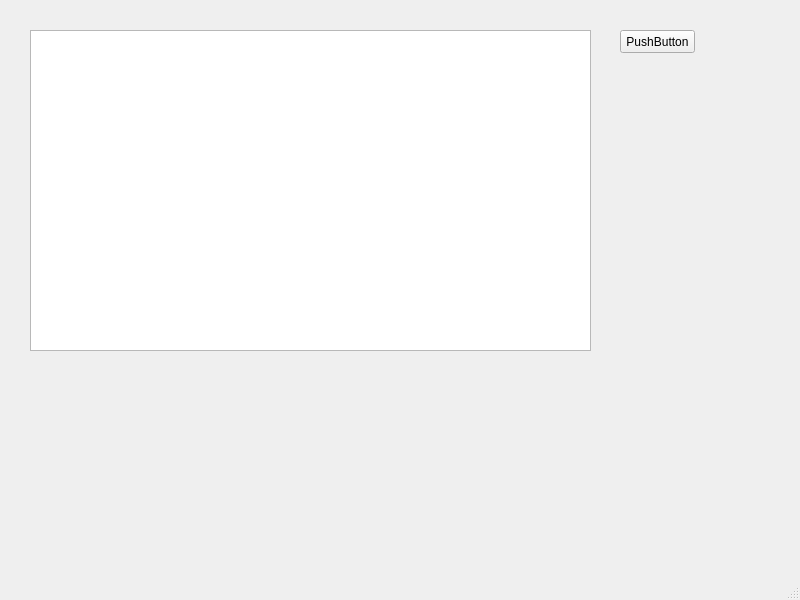
<?xml version="1.0" encoding="UTF-8"?>
<ui version="4.0">
 <class>MainWindow</class>
 <widget class="QMainWindow" name="MainWindow">
  <property name="geometry">
   <rect>
    <x>0</x>
    <y>0</y>
    <width>800</width>
    <height>600</height>
   </rect>
  </property>
  <property name="windowTitle">
   <string>MainWindow</string>
  </property>
  <widget class="QWidget" name="centralwidget">
   <widget class="QTableView" name="tableView">
    <property name="geometry">
     <rect>
      <x>30</x>
      <y>30</y>
      <width>561</width>
      <height>321</height>
     </rect>
    </property>
   </widget>
   <widget class="QPushButton" name="pushButton">
    <property name="geometry">
     <rect>
      <x>620</x>
      <y>30</y>
      <width>75</width>
      <height>23</height>
     </rect>
    </property>
    <property name="text">
     <string>PushButton</string>
    </property>
   </widget>
  </widget>
  <widget class="QMenuBar" name="menubar">
   <property name="geometry">
    <rect>
     <x>0</x>
     <y>0</y>
     <width>800</width>
     <height>23</height>
    </rect>
   </property>
  </widget>
  <widget class="QStatusBar" name="statusbar"/>
 </widget>
 <resources/>
 <connections/>
</ui>
